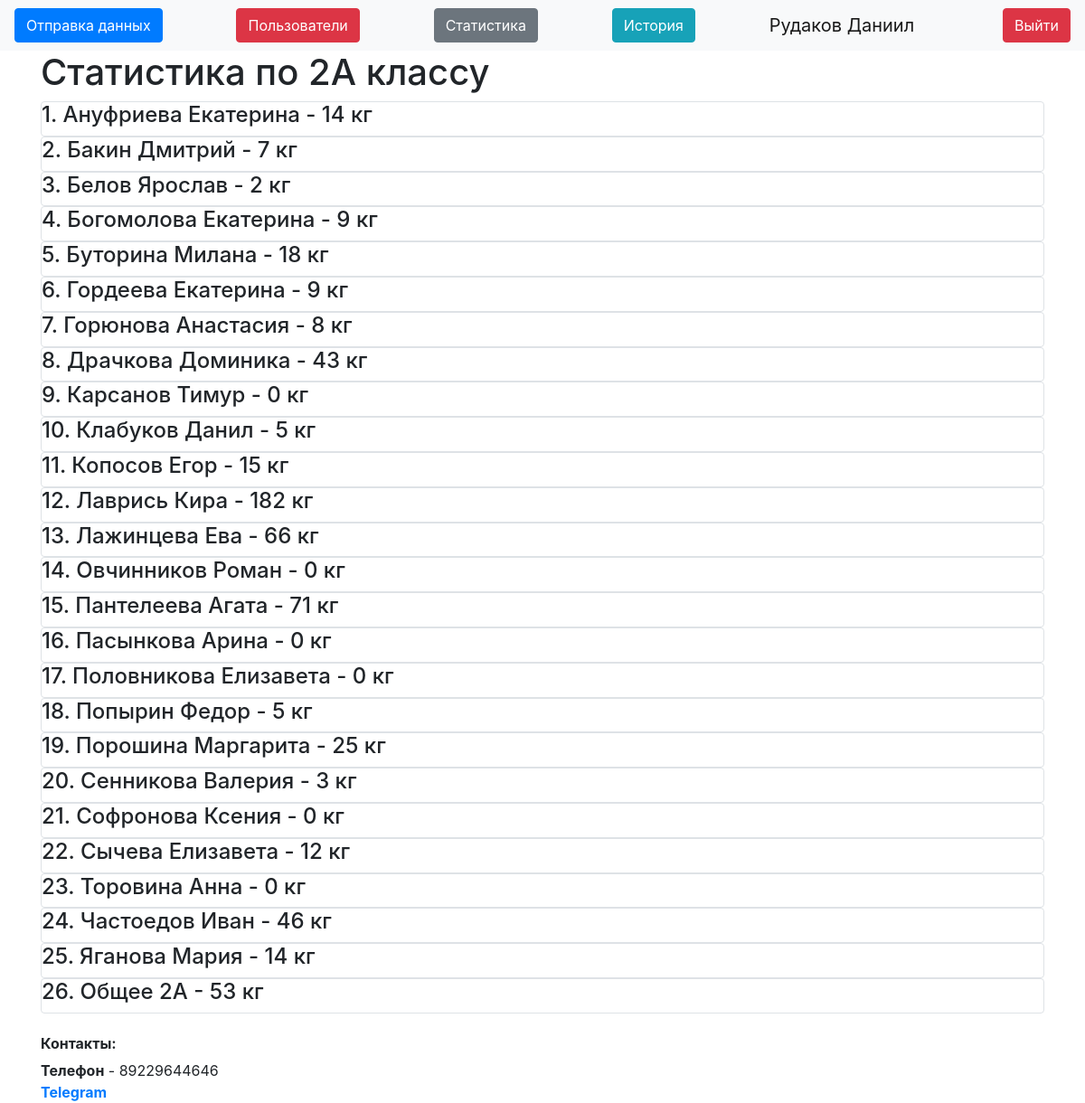
Page /stats2a (signed in) on the committed database.
### data/users.py (models this page shows, shortened)
class User(SqlAlchemyBase, UserMixin):
    __tablename__ = 'users'
    id = sqlalchemy.Column(sqlalchemy.Integer,
                           primary_key=True, autoincrement=True)
    name = sqlalchemy.Column(sqlalchemy.String, nullable=True)
    about = sqlalchemy.Column(sqlalchemy.String, nullable=True)
    email = sqlalchemy.Column(sqlalchemy.String,
                              index=True, unique=True, nullable=True)
    hashed_password = sqlalchemy.Column(sqlalchemy.String, nullable=True)
    is_admin = sqlalchemy.Column(sqlalchemy.Boolean)
    got = sqlalchemy.Column(sqlalchemy.Integer, default=0)
    got_pupils = sqlalchemy.Column(sqlalchemy.Integer, default=0)
    kilograms = orm.relationship("Kilograms", back_populates='user')

### data/Pupils.py (models this page shows)
class Pupils(SqlAlchemyBase):
    __tablename__ = 'Pupils'
    id = sqlalchemy.Column(sqlalchemy.Integer, autoincrement=True, primary_key=True)
    name = sqlalchemy.Column(sqlalchemy.String)
    value = sqlalchemy.Column(sqlalchemy.Integer, default=0)
    grade = sqlalchemy.Column(sqlalchemy.String)
    kilo = orm.relationship("Kilograms", back_populates="pupil")

### server.py (the view)
@app.route("/stats2a")
@login_required
def stats2a():
    db_sess = db_session.create_session()
    pupils = db_sess.query(Pupils).filter(Pupils.grade == "2А").all()
    db_sess.close()
    return render_template("stats_grade.html", db=pupils, grade="2А", title="2А статистика")

### data/db_session.py (called while the page is built)
def create_session() -> Session:
    global __factory
    return __factory()

### server.py (called while the page is built)
@login_manager.user_loader # Декоратор для авторизации пользователей
def load_user(user_id):
    db_sess = db_session.create_session()
    user_id = db_sess.query(User).get(user_id)
    db_sess.close()
    return user_id

### templates/stats_grade.html
{% extends "base.html" %}
{% block content %}
{% if current_user.is_admin %}
<h1>Статистика по {{grade}} классу</h1>
{% for item in db%}
<div class="col-md6 border rounded">
    <h4>{{item.name}} - {{item.value}} кг</h4>
</div>
{% endfor %}
{% endif %}
{% endblock %}

### templates/base.html (shortened to what this page needs)
<!doctype html>
<html lang="en">
<head>
    <link rel="stylesheet"
          href="https://stackpath.bootstrapcdn.com/bootstrap/4.4.1/css/bootstrap.min.css"
>
</head>
<body>
<header>
    <nav class="navbar navbar-light bg-light">
        {% if current_user.is_authenticated %}
        <a type="button" class="btn btn-primary" href="/">Отправка данных</a>
        {% if current_user.is_admin %}
        <a class="btn btn-danger" href="/users">Пользователи</a>
        <a class="btn btn-secondary" href="/stats">Статистика</a>
        {% endif %}
        <a class="btn btn-info" href="/history">История</a>
        <a class="navbar-brand" href="">{{ current_user.name }}</a>
        <a class="btn btn-danger" href="/logout">Выйти</a>
        {% else %}
        <p>
            <a class="btn btn-success" href="/login">Войти</a>
        </p>
        {% endif %}
    </nav>
</header>
<main role="main" class="container">
    {% block content %}{% endblock %}
    <h6><b>Контакты:</b></h6>
    <div>
        <b>Телефон</b> - 89229644646</br>
        <b><a href="https://t.me/mc_Danik">Telegram</a></b>
    </div>
</main>
</body>
</html>

### rows in the picture
User: name "Рудаков Даниил"
Pupils: name "1. Ануфриева Екатерина", value "14"
Pupils: name "2. Бакин Дмитрий", value "7"
Pupils: name "3. Белов Ярослав", value "2"
Pupils: name "4. Богомолова Екатерина", value "9"
Pupils: name "5. Буторина Милана", value "18"
Pupils: name "6. Гордеева Екатерина", value "9"
Pupils: name "7. Горюнова Анастасия", value "8"
Pupils: name "8. Драчкова Доминика", value "43"
Pupils: name "9. Карсанов Тимур", value "0"
Pupils: name "10. Клабуков Данил", value "5"
Pupils: name "11. Копосов Егор", value "15"
Pupils: name "12. Лаврись Кира", value "182"
Pupils: name "13. Лажинцева Ева", value "66"
Pupils: name "14. Овчинников Роман", value "0"
Pupils: name "15. Пантелеева Агата", value "71"
Pupils: name "16. Пасынкова Арина", value "0"
Pupils: name "17. Половникова Елизавета", value "0"
Pupils: name "18. Попырин Федор", value "5"
Pupils: name "19. Порошина Маргарита", value "25"
Pupils: name "20. Сенникова Валерия", value "3"
Pupils: name "21. Софронова Ксения", value "0"
Pupils: name "22. Сычева Елизавета", value "12"
Pupils: name "23. Торовина Анна", value "0"
Pupils: name "24. Частоедов Иван", value "46"
Pupils: name "25. Яганова Мария", value "14"
Pupils: name "26. Общее 2А", value "53"

### other values in the picture
{{ grade }} "2А"
